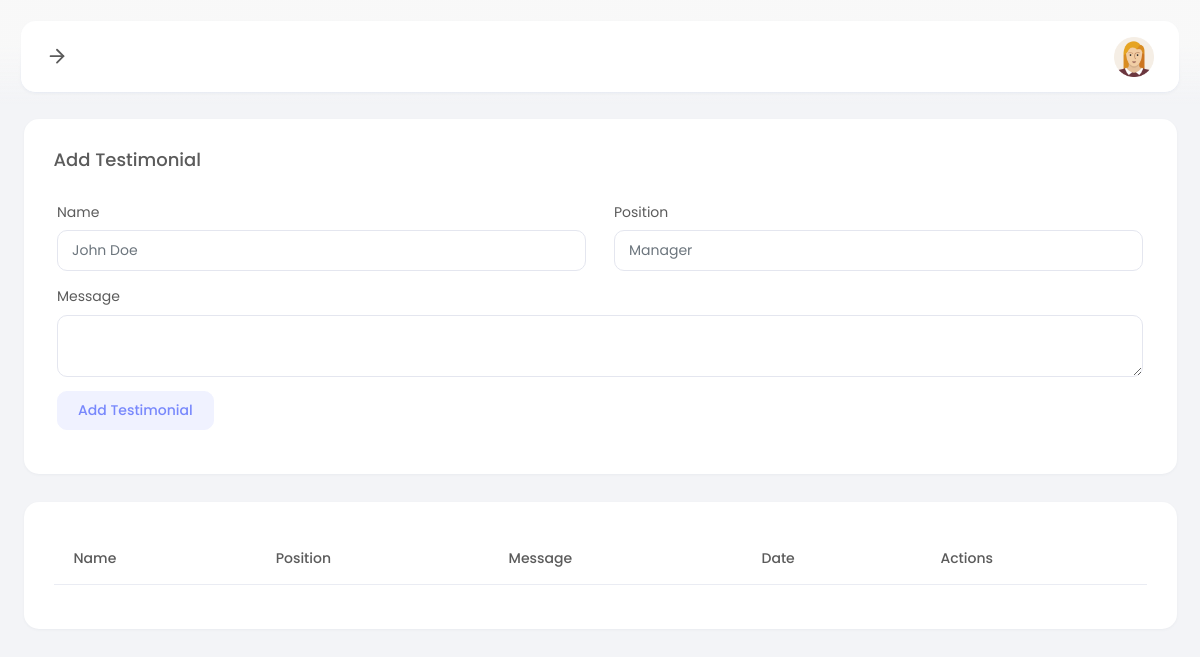
/super-admin/testimonials.php (signed in), run on an earlier commit of the app's database.
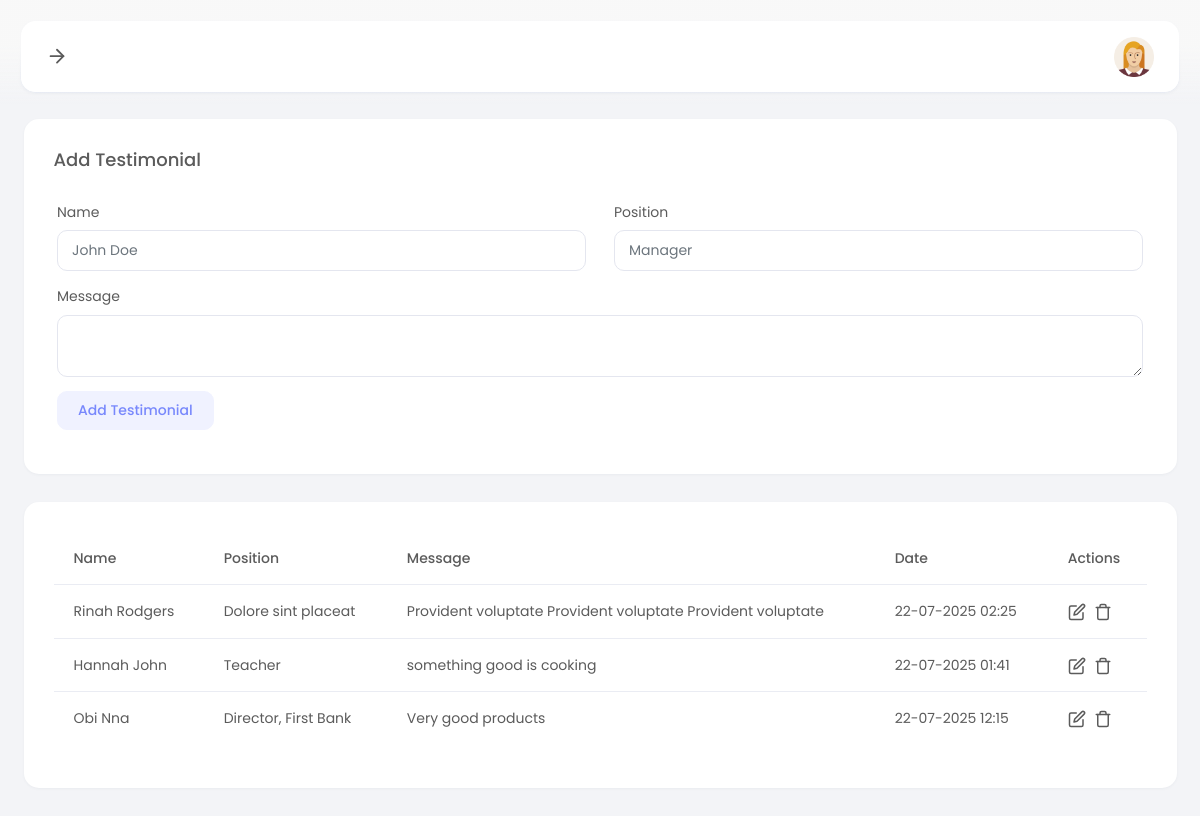
And on a later commit of the database.
### tables this page shows
CREATE TABLE `testimonials` (
  `id` int(11) NOT NULL,
  `name` varchar(150) NOT NULL,
  `position` varchar(255) NOT NULL,
  `message` text NOT NULL,
  `created_at` datetime NOT NULL DEFAULT current_timestamp()
);

### super-admin/testimonials.php (the view, shortened to what this page needs)
<?php
include_once "../config.php";
?>
<!DOCTYPE html>
<html lang="en">
<head>
  <link href="assets/plugins/bootstrap/css/bootstrap.min.css" rel="stylesheet">
  <link href="assets/plugins/font-awesome/css/all.min.css" rel="stylesheet">
  <link href="assets/plugins/perfectscroll/perfect-scrollbar.css" rel="stylesheet">
  <link href="assets/css/main.min.css" rel="stylesheet">
  <link href="assets/css/custom.css" rel="stylesheet">
</head>
<body>
  <div class="page-container">
    <?php include("components/menu.php"); ?>
    <div class="page-content">
      <div class="main-wrapper">
        <div class="row">
          <div class="col-12">
            <div class="card">
              <div class="card-body">
                <h5 class="card-title">Add Testimonial</h5>
                <form method="post">
                  <div class="row">
                    <div class="col-md-6 mb-3">
                      <label class="form-label">Name</label>
                      <input type="text" name="name" class="form-control" placeholder="John Doe" required>
                    </div>
                    <div class="col-md-6 mb-3">
                      <label class="form-label">Position</label>
                      <input type="text" name="position" class="form-control" placeholder="Manager" required>
                    </div>
                    <div class="col-12 mb-3">
                      <label class="form-label">Message</label>
                      <textarea name="message" id="" class=" form-control " required></textarea>
                    </div>
                    <div class="col-12 mb-3">
                      <input type="submit" name="add" value="Add Testimonial" class="btn btn-primary">
                    </div>
                  </div>
                </form>
              </div>
            </div>
          </div>
          <div class="col-12">
            <div class="card">
              <div class="card-body">
                <div class="table-responsive">
                  <table class="table invoice-table">
                    <thead>
                      <tr class="text-nowrap">
                        <th scope="col">Name</th>
                        <th scope="col">Position</th>
                        <th scope="col text-truncate">Message</th>
                        <th scope="col">Date</th>
                        <th scope="col">Actions</th>
                      </tr>
                    </thead>
                    <tbody>
                      <?php
                      if (isset($s)) {
                        $getTestimony = mysqli_query($conn, "SELECT * FROM `testimonials` WHERE (`name` LIKE '%$s%') OR (`position` LIKE '%$s%') OR (`message` LIKE '%$s%') ORDER BY `id` DESC");
                      } else {
                        $getTestimony = mysqli_query($conn, "SELECT * FROM `testimonials` ORDER BY `id` DESC");
                      }
                      if (mysqli_num_rows($getTestimony) > 0):
                        while ($testimony = mysqli_fetch_assoc($getTestimony)):
                          $testimony = (object) $testimony;
                          ?>
                          <tr>
                            <td><?= $testimony->name; ?></td>
                            <td><?= $testimony->position; ?></td>
                            <td class="text-truncate"><?= $testimony->message; ?></td>
                            <td class="text-nowrap"><?= date("d-m-Y h:i", strtotime($testimony->created_at)); ?></td>
                            <td>
                              <a href="edit-testimony.php?tid=<?= $testimony->id; ?>"><i data-feather="edit"></i></a>
                              <a href="delete-testimony.php?tid=<?= $testimony->id; ?>"><i data-feather="trash"></i></a>
                            </td>
                          </tr>
                          <?php
                        endwhile;
                      endif;
                      ?>
                    </tbody>
                  </table>
                </div>
              </div>
            </div>
          </div>
        </div>
      </div>
    </div>
  </div>
</body>
</html>

What changed in the data, as far as the page shows it:
added testimonials: name "Rinah Rodgers", position "Dolore sint placeat", message "Provident voluptate Provident voluptate Provident voluptate", created_at "22-07-2025 02:25"
added testimonials: name "Hannah John", position "Teacher", message "something good is cooking", created_at "22-07-2025 01:41"
added testimonials: name "Obi Nna", position "Director, First Bank", message "Very good products", created_at "22-07-2025 12:15"
